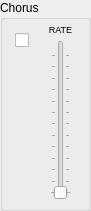
   <widget class="QGroupBox" name="chorus_groupBox">
    <property name="geometry">
     <rect>
      <x>290</x>
      <y>450</y>
      <width>91</width>
      <height>211</height>
     </rect>
    </property>
    <property name="title">
     <string>Chorus</string>
    </property>
    <widget class="QLabel" name="chorus_rate_label">
     <property name="geometry">
      <rect>
       <x>40</x>
       <y>20</y>
       <width>41</width>
       <height>20</height>
      </rect>
     </property>
     <property name="font">
      <font>
       <pointsize>7</pointsize>
       <underline>false</underline>
      </font>
     </property>
     <property name="text">
      <string>&lt;html&gt;&lt;head/&gt;&lt;body&gt;&lt;p align=&quot;center&quot;&gt;RATE&lt;/p&gt;&lt;/body&gt;&lt;/html&gt;</string>
     </property>
    </widget>
    <widget class="QSlider" name="chorus_rate_slider">
     <property name="geometry">
      <rect>
       <x>50</x>
       <y>40</y>
       <width>21</width>
       <height>160</height>
      </rect>
     </property>
     <property name="maximum">
      <number>127</number>
     </property>
     <property name="orientation">
      <enum>Qt::Vertical</enum>
     </property>
     <property name="tickPosition">
      <enum>QSlider::TicksBothSides</enum>
     </property>
    </widget>
    <widget class="QCheckBox" name="chorus_checkBox">
     <property name="geometry">
      <rect>
       <x>15</x>
       <y>30</y>
       <width>20</width>
       <height>21</height>
      </rect>
     </property>
     <property name="text">
      <string/>
     </property>
    </widget>
   </widget>
